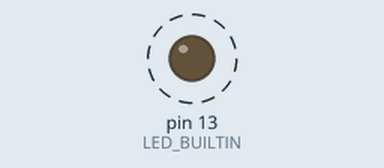
This sketch was run on a simulated Arduino Uno, built with avr-gcc and run on an emulated ATmega328P. Parts: output pins drawn as LEDs (lit = HIGH). Dashed ring = blinking.

Above: at 0.5 s.
Timing chart, 0 to 3.0 s (numbered marks = the images above):
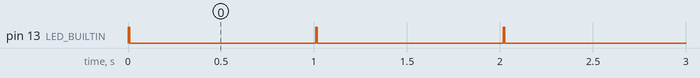

Measured:
- by itself, pin 13 (LED_BUILTIN): alternates HIGH for 0.01 s and LOW for 1.0 s

The sketch:

PWM.ino
```cpp
void setup()
{
  pinMode(LED_BUILTIN, OUTPUT);
  Serial.begin(9600);
}


void loop()
{
  static int dc;
  volatile int i ,j;
  digitalWrite(LED_BUILTIN, HIGH);   // turn the LED on (HIGH is the voltage level)

  for(i = 10000 - dc ; i-- ; );
//  delay(1000);                       // wait for a second
  digitalWrite(LED_BUILTIN, LOW);    // turn the LED off by making the voltage LOW
 for(j = dc ; j-- ; );
  if(digitalRead(0) == 48)
  {
    Serial.print("Hello\n");
   if(dc != 1000)
     dc ++ ;
  }
 delay(1000);                       // wait for a second
}
```
